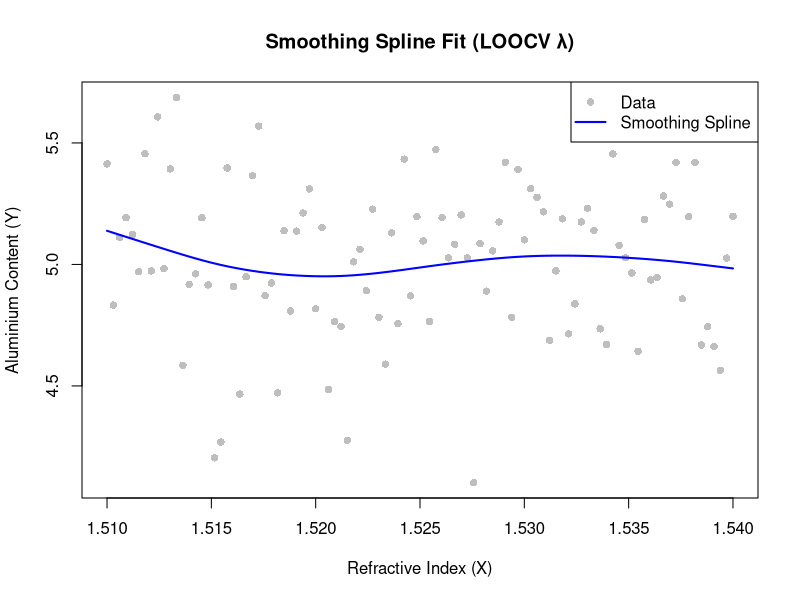

The R script that drew this image:
# Load necessary library
library(ggplot2)

# Simulate dataset similar to forensic glass data
set.seed(42)  # For reproducibility
X <- seq(1.51, 1.54, length.out = 100)  # Simulated refractive index
Y <- 5 + 10 * (X - mean(X))^2 + rnorm(100, sd = 0.3)  # Simulated aluminium content with noise

# Fit smoothing spline using leave-one-out cross-validation (LOOCV)
smooth_fit <- smooth.spline(X, Y, cv = TRUE)  # LOOCV selects optimal λ

# Plot data points and the smoothing spline
plot(X, Y, pch = 16, col = "gray", xlab = "Refractive Index (X)", ylab = "Aluminium Content (Y)",
     main = "Smoothing Spline Fit (LOOCV λ)")
lines(smooth_fit, col = "blue", lwd = 2)  # Add smoothing spline curve
legend("topright", legend = c("Data", "Smoothing Spline"), col = c("gray", "blue"), pch = c(16, NA), lty = c(NA, 1), lwd = c(NA, 2))
